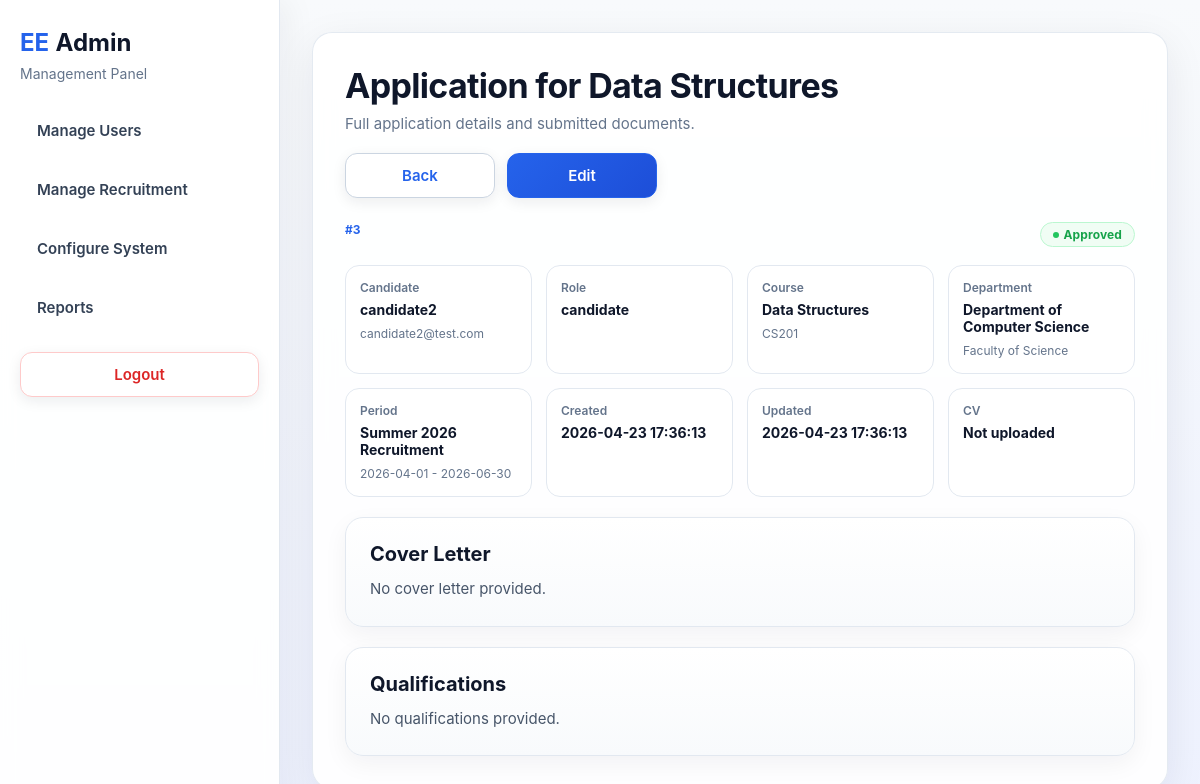
The app's page /modules/admin.php?page=application_view&id=3 (signed in) with its own data.
### tables this page shows
CREATE TABLE applications (
    id                  INT AUTO_INCREMENT PRIMARY KEY,
    user_id             INT NOT NULL,
    course_id           INT NOT NULL,
    period_id           INT NOT NULL,

    title               VARCHAR(150) NOT NULL,
    status              ENUM('draft', 'submitted', 'under_review', 'approved', 'rejected') NOT NULL DEFAULT 'draft',

    cover_letter        TEXT NULL,
    qualifications      TEXT NULL,

    cv_file_path        VARCHAR(255) NULL,
    cv_original_name    VARCHAR(255) NULL,

    created_at          TIMESTAMP DEFAULT CURRENT_TIMESTAMP,
    updated_at          TIMESTAMP DEFAULT CURRENT_TIMESTAMP ON UPDATE CURRENT_TIMESTAMP,

    FOREIGN KEY (user_id) REFERENCES users(id) ON DELETE CASCADE,
    FOREIGN KEY (course_id) REFERENCES courses(id) ON DELETE CASCADE,
    FOREIGN KEY (period_id) REFERENCES recruitment_periods(id) ON DELETE CASCADE
);

CREATE TABLE users (
                       id            INT AUTO_INCREMENT PRIMARY KEY,
                       username      VARCHAR(50)  NOT NULL UNIQUE,
                       email         VARCHAR(100) NOT NULL UNIQUE,
                       password_hash VARCHAR(255) NOT NULL,
                       role          ENUM('admin', 'candidate', 'evaluator', 'hr', 'ee') NOT NULL DEFAULT 'candidate',
                       is_active     TINYINT(1) NOT NULL DEFAULT 1,
                       created_at    TIMESTAMP DEFAULT CURRENT_TIMESTAMP
);

CREATE TABLE courses (
                         id            INT AUTO_INCREMENT PRIMARY KEY,
                         department_id INT NOT NULL,
                         name          VARCHAR(150) NOT NULL,
                         code          VARCHAR(50),
                         FOREIGN KEY (department_id) REFERENCES departments(id) ON DELETE CASCADE
);

CREATE TABLE departments (
                             id            INT AUTO_INCREMENT PRIMARY KEY,
                             faculty_id    INT NOT NULL,
                             name          VARCHAR(100) NOT NULL,
                             FOREIGN KEY (faculty_id) REFERENCES faculties(id) ON DELETE CASCADE
);

CREATE TABLE faculties (
                           id            INT AUTO_INCREMENT PRIMARY KEY,
                           name          VARCHAR(100) NOT NULL UNIQUE
);

CREATE TABLE recruitment_periods (
                                     id            INT AUTO_INCREMENT PRIMARY KEY,
                                     title         VARCHAR(100) NOT NULL,
                                     start_date    DATE NOT NULL,
                                     end_date      DATE NOT NULL,
                                     is_active     TINYINT(1) NOT NULL DEFAULT 1
);

### modules/admin/pages/application_view.php (the view, shortened to what this page needs)
<?php
require_once __DIR__ . '/../../../includes/db.php';
$id = (int) ($_GET['id'] ?? 0);
$stmt = $pdo->prepare("
    SELECT
        a.id,
        a.title,
        a.status,
        a.cover_letter,
        a.qualifications,
        a.cv_file_path,
        a.cv_original_name,
        a.created_at,
        a.updated_at,
        u.username AS candidate_name,
        u.email AS candidate_email,
        u.role AS candidate_role,
        c.name AS course_name,
        c.code AS course_code,
        d.name AS department_name,
        f.name AS faculty_name,
        rp.title AS period_title,
        rp.start_date,
        rp.end_date
    FROM applications a
    INNER JOIN users u ON a.user_id = u.id
    INNER JOIN courses c ON a.course_id = c.id
    INNER JOIN departments d ON c.department_id = d.id
    INNER JOIN faculties f ON d.faculty_id = f.id
    INNER JOIN recruitment_periods rp ON a.period_id = rp.id
    WHERE a.id = :id
    LIMIT 1
");
$stmt->execute([':id' => $id]);
$application = $stmt->fetch(PDO::FETCH_ASSOC);
function viewStatusClass(string $status): string
{
    return match ($status) {
        'draft' => 'status-pending',
        'submitted' => 'status-submitted',
        'under_review' => 'status-review',
        'approved' => 'status-approved',
        'rejected' => 'status-rejected',
        default => 'status-pending',
    };
}
?>
<section class="page-card list-card">
    <div class="list-header">
        <div>
            <h1 class="page-title"><?= htmlspecialchars($application['title']); ?></h1>
            <p class="page-subtitle">Full application details and submitted documents.</p>
        </div>
        <div class="list-actions">
            <a href="admin.php?page=applications" class="btn btn-secondary">Back</a>
            <a href="admin.php?page=applications&action=edit&id=<?= (int) $application['id']; ?>" class="btn btn-primary">Edit</a>
        </div>
    </div>
    <div class="application-admin-head">
        <span class="application-admin-id">#<?= (int) $application['id']; ?></span>
        <span class="status-pill <?= viewStatusClass($application['status']); ?>">
            <?= htmlspecialchars(ucfirst(str_replace('_', ' ', $application['status']))); ?>
        </span>
    </div>
    <div class="application-admin-meta">
        <div>
            <span>Candidate</span>
            <strong><?= htmlspecialchars($application['candidate_name']); ?></strong>
            <small><?= htmlspecialchars($application['candidate_email']); ?></small>
        </div>
        <div>
            <span>Role</span>
            <strong><?= htmlspecialchars($application['candidate_role']); ?></strong>
        </div>
        <div>
            <span>Course</span>
            <strong><?= htmlspecialchars($application['course_name']); ?></strong>
            <small><?= htmlspecialchars($application['course_code'] ?? 'No code'); ?></small>
        </div>
        <div>
            <span>Department</span>
            <strong><?= htmlspecialchars($application['department_name']); ?></strong>
            <small><?= htmlspecialchars($application['faculty_name']); ?></small>
        </div>
        <div>
            <span>Period</span>
            <strong><?= htmlspecialchars($application['period_title']); ?></strong>
            <small><?= htmlspecialchars($application['start_date']); ?> - <?= htmlspecialchars($application['end_date']); ?></small>
        </div>
        <div>
            <span>Created</span>
            <strong><?= htmlspecialchars($application['created_at']); ?></strong>
        </div>
        <div>
            <span>Updated</span>
            <strong><?= htmlspecialchars($application['updated_at'] ?? $application['created_at']); ?></strong>
        </div>
        <div>
            <span>CV</span>
            <?php if (!empty($application['cv_file_path'])): ?>
                <a href="<?= htmlspecialchars($application['cv_file_path']); ?>" target="_blank" class="btn btn-secondary btn-sm-custom">
                    View CV
                </a>
            <?php else: ?>
                <strong>Not uploaded</strong>
            <?php endif; ?>
        </div>
    </div>
    <div class="placeholder-box" style="margin-top: 20px;">
        <h3>Cover Letter</h3>
        <p><?= nl2br(htmlspecialchars($application['cover_letter'] ?: 'No cover letter provided.')); ?></p>
    </div>
    <div class="placeholder-box" style="margin-top: 20px;">
        <h3>Qualifications</h3>
        <p><?= nl2br(htmlspecialchars($application['qualifications'] ?: 'No qualifications provided.')); ?></p>
    </div>
</section>

### assets/css/style.css (style rules this page uses)
* { margin: 0; padding: 0; box-sizing: border-box; }
body { font-family: "Inter", "Segoe UI", Arial, Helvetica, sans-serif; background: linear-gradient(180deg, #f8fafc 0%, #eef2ff 100%); color: #1f2937; min-height: 100vh; }
a { text-decoration: none; color: inherit; }
.page-card { background: rgba(255, 255, 255, 0.9); border: 1px solid rgba(226, 232, 240, 0.9); border-radius: 20px; box-shadow: 0 12px 40px rgba(15, 23, 42, 0.08); backdrop-filter: blur(10px); }
.page-title { font-size: 34px; font-weight: 700; color: #0f172a; margin-bottom: 8px; letter-spacing: -0.02em; }
.page-subtitle { color: #64748b; font-size: 15px; }
.btn { display: inline-flex; align-items: center; justify-content: center; min-width: 150px; padding: 12px 18px; border-radius: 12px; border: 1px solid transparent; font-size: 15px; font-weight: 600; cursor: pointer; transition: all 0.2s ease; box-shadow: 0 4px 14px rgba(15, 23, 42, 0.08); }
.btn-primary { background: linear-gradient(135deg, #2563eb 0%, #1d4ed8 100%); color: #ffffff; border-color: #2563eb; }
.btn-secondary { background-color: #ffffff; color: #2563eb; border-color: #cbd5e1; }
.status-pill { display: inline-flex; align-items: center; gap: 5px; padding: 4px 12px; border-radius: 999px; font-size: 12px; font-weight: 700; letter-spacing: 0.01em; border: 1px solid transparent; white-space: nowrap; }
.status-pill::before { content: ''; width: 6px; height: 6px; border-radius: 50%; flex-shrink: 0; }
.status-approved { background: #f0fdf4; color: #16a34a; border-color: #bbf7d0; }
.status-approved::before { background: #22c55e; }

### assets/css/admin.css (style rules this page uses)
.placeholder-box { background: linear-gradient(180deg, #ffffff 0%, #f8fafc 100%); border: 1px solid #e2e8f0; border-radius: 18px; padding: 24px; box-shadow: 0 8px 24px rgba(15, 23, 42, 0.05); }
.placeholder-box h3 { font-size: 20px; color: #0f172a; margin-bottom: 10px; }
.placeholder-box p { color: #475569; line-height: 1.7; font-size: 15px; }
.application-admin-head { display: flex; justify-content: space-between; align-items: flex-start; gap: 18px; margin-bottom: 18px; flex-wrap: wrap; }
.application-admin-id { display: inline-block; font-size: 12px; font-weight: 700; color: #2563eb; margin-bottom: 6px; }
.application-admin-meta { display: grid; grid-template-columns: repeat(4, minmax(0, 1fr)); gap: 14px; margin-bottom: 18px; }
.application-admin-meta div { background: #ffffff; border: 1px solid #e2e8f0; border-radius: 14px; padding: 14px; }
.application-admin-meta span { display: block; font-size: 12px; color: #64748b; margin-bottom: 6px; font-weight: 600; }
.application-admin-meta strong { display: block; color: #0f172a; font-size: 14px; margin-bottom: 4px; }
.application-admin-meta small { color: #64748b; font-size: 12px; }

### assets/css/list.css (style rules this page uses)
.list-card { padding: 32px; }
.list-header { display: flex; justify-content: space-between; align-items: flex-start; gap: 20px; flex-wrap: wrap; margin-bottom: 24px; }
.list-actions { display: flex; gap: 12px; flex-wrap: wrap; }

### records on screen
applications: title "Application for Data Structures", id "3", status "Approved", user.username "candidate2", user.email "candidate2@test.com", user.role "candidate", course.name "Data Structures", course.code "CS201", departments.name "Department of Computer Science", faculties.name "Faculty of Science", period.title "Summer 2026 Recruitment", period.start_date "2026-04-01", period.end_date "2026-06-30", created_at "2026-04-23 17:36:13", updated_at "2026-04-23 17:36:13", cover_letter "No cover letter provided.", qualifications "No qualifications provided."
